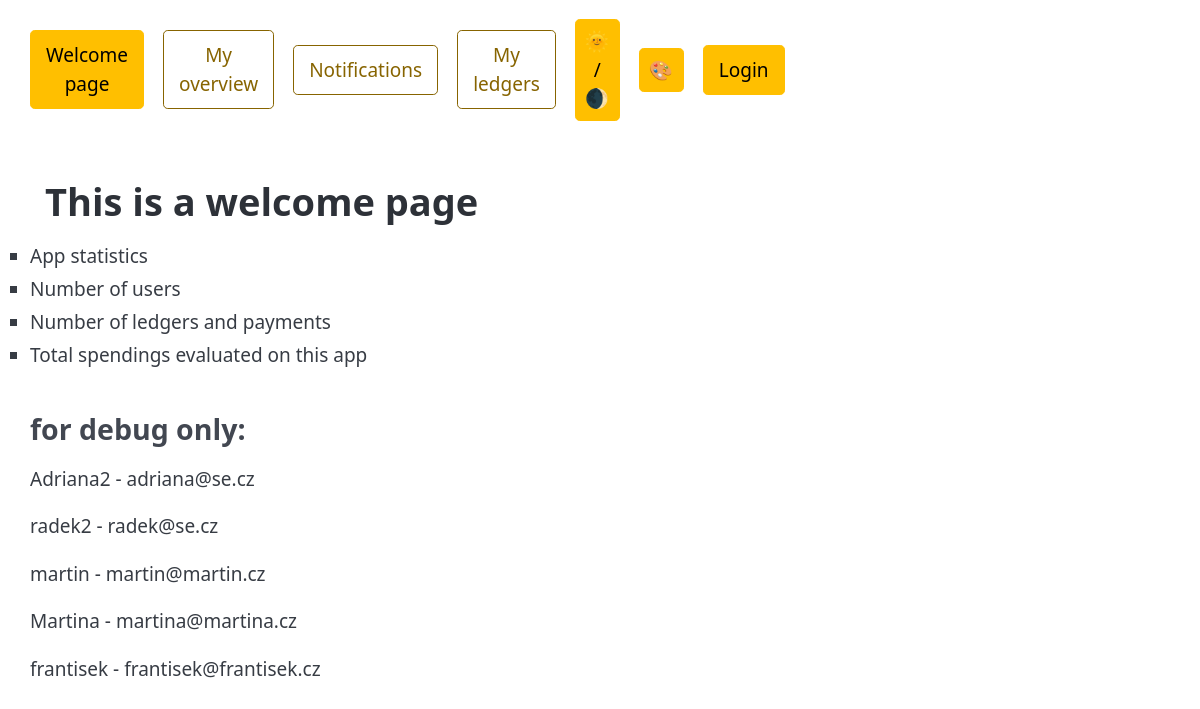
/, run on an earlier commit of the app's database.
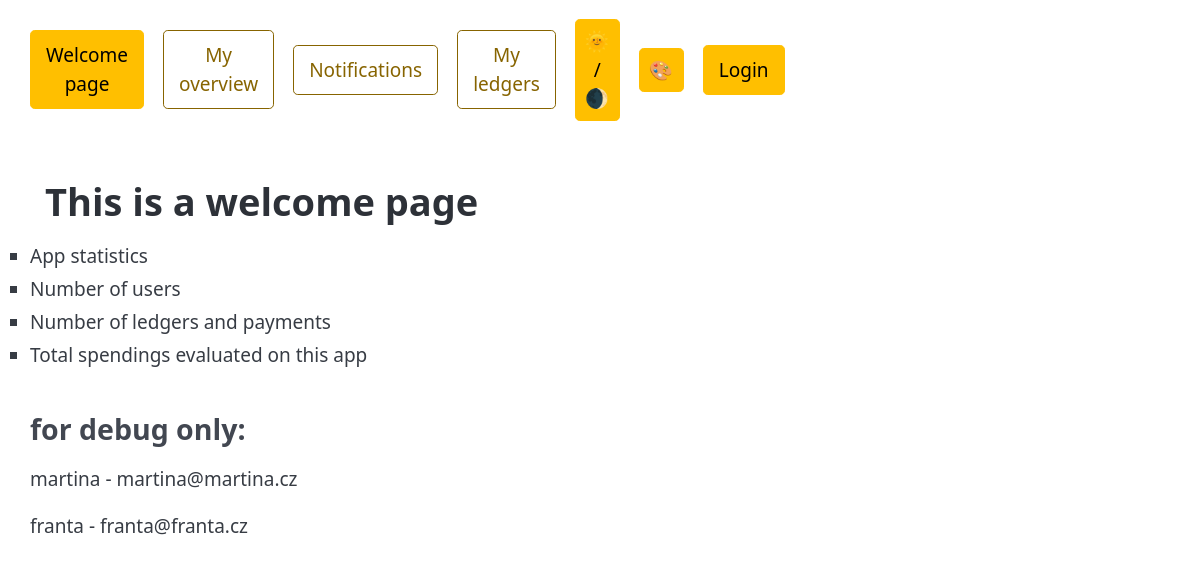
And on a later commit of the database.
### main/models.py (models this page shows, shortened)
class Person(models.Model):
    user = models.OneToOneField(User, null=True, blank=True, on_delete=models.SET_NULL, related_name="person")
    placeholder = models.OneToOneField("UserPlaceholder", null=True, blank=True, on_delete=models.SET_NULL, related_name="person")
    @property
    def name(self):
        if self.user:
            return self.user.get_full_name() or self.user.username
        elif self.placeholder:
            return self.placeholder.name
        return "Unknown user"

### main/views.py (the view)
def index(request):
    persons = Person.objects.all().distinct()
    context = {'persons': persons}
    return render(request, 'main/_index.html', context)

### main/templates/main/_index.html (shortened to what this page needs)
{% extends "base.html" %}
{% load static %}
{% block css_files %}
    <link rel="stylesheet" href="{% static 'main/styles/index.css' %}">
{% endblock css_files %}
{% block page_title %} This is a welcome page
{% endblock page_title %}
{% block content %}
    <ul>
        <li>App statistics</li>
        <li>Number of users</li>
        <li>Number of ledgers and payments</li>
        <li>Total spendings evaluated on this app</li>
    </ul>
    <h3>for debug only:</h3>
    {% for person in persons %}
        <ul>
        {{ person.name }} - {{ person.user.email }}
        </ul>
        {% empty %}
            <li>There are no users yet</li>
        {% endfor %}
{% endblock content %}

What changed in the data, as far as the page shows it:
removed Person: name "Adriana2", user.email "adriana@se.cz"
removed Person: name "radek2", user.email "radek@se.cz"
removed Person: name "martin", user.email "martin@martin.cz"
removed Person: name "Martina", user.email "martina@martina.cz"
removed Person: name "frantisek", user.email "frantisek@frantisek.cz"
added Person: name "martina", user.email "martina@martina.cz"
added Person: name "franta", user.email "franta@franta.cz"
